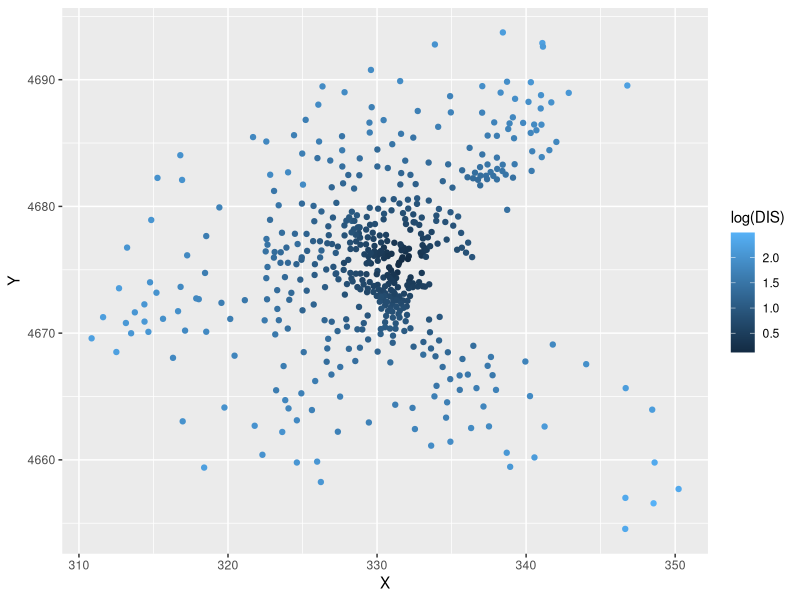
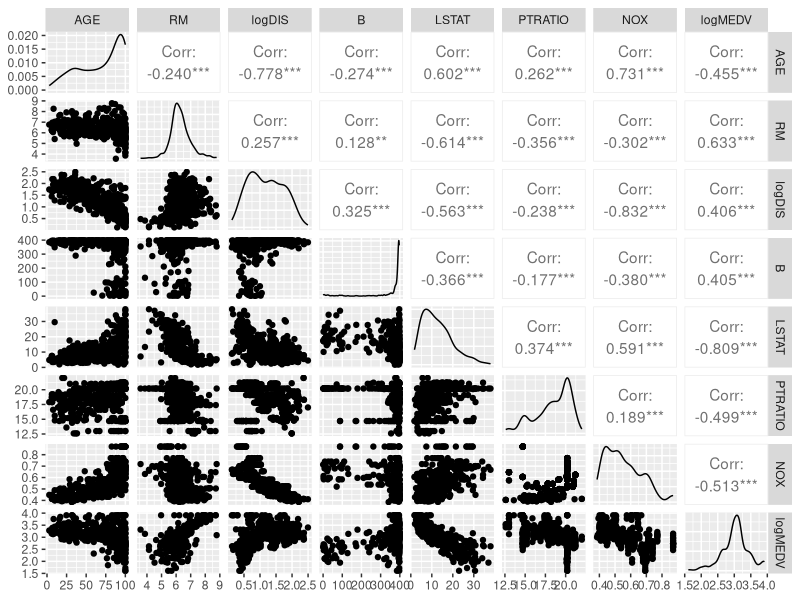

These charts were generated, in order, by the following R code:
## ---- chunk 1
setwd('F:/Documents/Geography_415/dpaulse1/homework5')
library(spdep)
library('ggplot2')
library('GGally')
library('dplyr')
library('magrittr')
data(boston)
## ---- chunk 2
help(boston)
## ---- chunk 3
head(boston.c)
## ---- chunk 4
boston.c$X <- boston.utm[,1]
boston.c$Y <- boston.utm[,2]
ggplot(boston.c) + geom_point(aes(x=X, y=Y, color=log(DIS)))
## ---- chunk 5
# Making the log(variables) permanent columns
boston <- boston.c
boston$logMEDV <- log(boston$CMEDV)
boston$logDIS <- log(boston$DIS)
boston %>% select(AGE, RM, logDIS, B, LSTAT, PTRATIO, NOX, logMEDV) %>% ggpairs()
## ---- chunk 6
univariate <- lm(logMEDV~logDIS, data=boston)
summary(univariate)
## ---- chunk 7
0.30706 - (2*0.03081) # Lower confidence limit
0.30706 + (2*0.03081) # Upper confidence limit
## ---- chunk 8
multivariate <- lm(logMEDV~NOX + AGE + logDIS + RM + CRIM + PTRATIO +
  B + LSTAT + CHAS, data=boston)
summary(multivariate)
